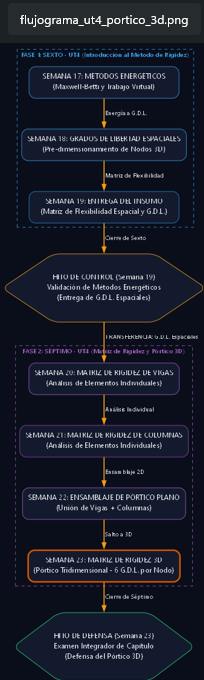

The script that drew this image:
# -*- coding: utf-8 -*-
"""
FLUJOGRAMA VERTICAL A4 - ARTICULACIÓN UT4 (MÉTODO DE RIGIDEZ)
Proyecto: ECT-UNESUM-2026 (Sexto y Séptimo) - Estilo Oscuro
Secuencia: Métodos Energéticos y G.D.L. Espaciales (Sexto) -> Pórtico 3D (Séptimo)
"""

import os
import graphviz

# Ruta de Graphviz
ruta_graphviz = r'C:\Program Files\Graphviz\bin'
if not os.path.exists(ruta_graphviz):
    ruta_graphviz = r'C:\Users\geryl\AppData\Local\Programs\Graphviz\bin'
os.environ["PATH"] += os.pathsep + ruta_graphviz

def generar_flujograma_ut4_portico_3d():
    dot = graphviz.Digraph(comment='Flujo A4 UT4 Portico 3D', format='png')
    dot.attr(rankdir='TB', size='8,11', nodesep='0.4', ranksep='0.6', bgcolor='#0a0e1a') 
    
    dot.attr('node', shape='box', style='filled, rounded', fontname='Segoe UI', fontcolor='white', margin='0.15', fillcolor='#141a2e')
    dot.attr('edge', color='#f39c12', penwidth='2', fontname='Segoe UI bold', fontsize='11', fontcolor='#ecf0f1')

    # --- BLOQUE SEXTO (UT4) ---
    with dot.subgraph(name='cluster_sexto') as c:
        c.attr(label='FASE 1: SEXTO - UT4 (Introducción al Método de Rigidez)', color='#3498db', fontcolor='#3498db', style='dashed', fontname='Segoe UI bold', fontsize='12')
        c.node('S1', 'SEMANA 17: MÉTODOS ENERGÉTICOS\n(Maxwell-Betti y Trabajo Virtual)', color='#3498db', width='4')
        c.node('S2', 'SEMANA 18: GRADOS DE LIBERTAD ESPACIALES\n(Pre-dimensionamiento de Nodos 3D)', color='#3498db', width='4')
        c.node('S3', 'SEMANA 19: ENTREGA DEL INSUMO\n(Matriz de Flexibilidad Espacial y G.D.L.)', color='#2980b9', width='4')

    # --- HITO DE CONTROL ---
    dot.node('T1', 'HITO DE CONTROL (Semana 19)\nValidación de Métodos Energéticos\n(Entrega de G.D.L. Espaciales)', 
             color='#f39c12', shape='hexagon', fontcolor='white', width='4')

    # --- BLOQUE SÉPTIMO (UT4) ---
    with dot.subgraph(name='cluster_septimo') as c:
        c.attr(label='FASE 2: SÉPTIMO - UT4 (Matriz de Rigidez y Pórtico 3D)', color='#9b59b6', fontcolor='#9b59b6', style='dashed', fontname='Segoe UI bold', fontsize='12')
        c.node('P1', 'SEMANA 20: MATRIZ DE RIGIDEZ DE VIGAS\n(Análisis de Elementos Individuales)', color='#9b59b6', width='4')
        c.node('P2', 'SEMANA 21: MATRIZ DE RIGIDEZ DE COLUMNAS\n(Análisis de Elementos Individuales)', color='#8e44ad', width='4')
        c.node('P3', 'SEMANA 22: ENSAMBLAJE DE PÓRTICO PLANO\n(Unión de Vigas + Columnas)', color='#9b59b6', width='4')
        c.node('P4', 'SEMANA 23: MATRIZ DE RIGIDEZ 3D\n(Pórtico Tridimensional - 6 G.D.L. por Nodo)', color='#d35400', width='4', penwidth='3')

    # --- HITO DE CONTROL FINAL ---
    dot.node('T2', 'HITO DE DEFENSA (Semana 23)\nExamen Integrador de Capítulo\n(Defensa del Pórtico 3D)', 
             color='#2ecc71', shape='hexagon', fontcolor='white', width='4')

    # --- CONEXIONES (La secuencia estricta) ---
    dot.edge('S1', 'S2', label=' Energía a G.D.L.')
    dot.edge('S2', 'S3', label=' Matriz de Flexibilidad')
    dot.edge('S3', 'T1', label=' Cierre de Sexto')
    
    # El insumo pasa a Séptimo (El puente de conexión)
    dot.edge('T1', 'P1', label=' TRANSFERENCIA: G.D.L. Espaciales')
    
    dot.edge('P1', 'P2', label=' Análisis Individual')
    dot.edge('P2', 'P3', label=' Ensamblaje 2D')
    dot.edge('P3', 'P4', label=' Salto a 3D')
    dot.edge('P4', 'T2', label=' Cierre de Séptimo')

    nombre_archivo = 'flujograma_ut4_portico_3d'
    dot.render(nombre_archivo, view=True, cleanup=True)
    print(f"✅ Flujograma UT4 (Pórtico 3D) generado: {nombre_archivo}.png")

if __name__ == "__main__":
    generar_flujograma_ut4_portico_3d()
